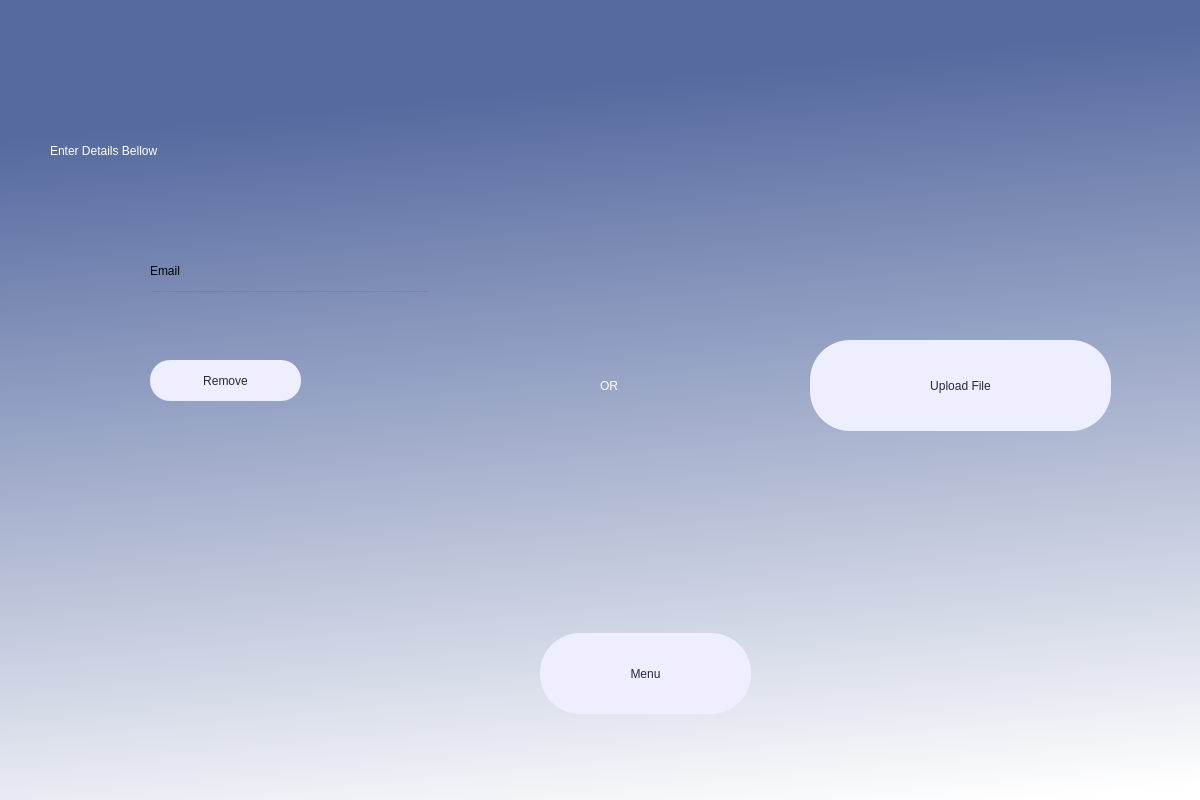
<?xml version="1.0" encoding="UTF-8"?>
<ui version="4.0">
 <class>Dialog</class>
 <widget class="QDialog" name="Dialog">
  <property name="geometry">
   <rect>
    <x>0</x>
    <y>0</y>
    <width>1200</width>
    <height>800</height>
   </rect>
  </property>
  <property name="windowTitle">
   <string>Dialog</string>
  </property>
  <property name="styleSheet">
   <string notr="true"/>
  </property>
  <widget class="QWidget" name="widget" native="true">
   <property name="geometry">
    <rect>
     <x>0</x>
     <y>0</y>
     <width>1200</width>
     <height>800</height>
    </rect>
   </property>
   <property name="styleSheet">
    <string notr="true">QWidget#widget{
background-color: qlineargradient(spread:pad, x1:0.742, y1:0.0679545, x2:0.877, y2:1, stop:0 rgba(86, 106, 160, 255), stop:1 rgba(255, 255, 255, 255));}</string>
   </property>
   <widget class="QLabel" name="label_4">
    <property name="geometry">
     <rect>
      <x>50</x>
      <y>80</y>
      <width>521</width>
      <height>141</height>
     </rect>
    </property>
    <property name="styleSheet">
     <string notr="true">font: 75 30pt &quot;Times New Roman&quot;;color:rgb(255, 255, 255);
border-radius: 40px;</string>
    </property>
    <property name="text">
     <string>Enter Details Bellow</string>
    </property>
   </widget>
   <widget class="QLabel" name="label_5">
    <property name="geometry">
     <rect>
      <x>150</x>
      <y>260</y>
      <width>141</width>
      <height>21</height>
     </rect>
    </property>
    <property name="styleSheet">
     <string notr="true">backgroud-color: none;</string>
    </property>
    <property name="text">
     <string>Email</string>
    </property>
   </widget>
   <widget class="QPushButton" name="remove">
    <property name="geometry">
     <rect>
      <x>150</x>
      <y>360</y>
      <width>151</width>
      <height>41</height>
     </rect>
    </property>
    <property name="styleSheet">
     <string notr="true">background-color: rgb(237, 238, 255);
font: 15pt &quot;Times New Roman&quot;;color:rgb(40, 39, 54);
border-radius: 20px;</string>
    </property>
    <property name="text">
     <string>Remove</string>
    </property>
   </widget>
   <widget class="QLabel" name="error">
    <property name="geometry">
     <rect>
      <x>150</x>
      <y>500</y>
      <width>601</width>
      <height>21</height>
     </rect>
    </property>
    <property name="styleSheet">
     <string notr="true">font: 9pt &quot;Times New Roman&quot;;color: rgb(170, 0, 0);</string>
    </property>
    <property name="text">
     <string/>
    </property>
   </widget>
   <widget class="QLineEdit" name="emailfield">
    <property name="geometry">
     <rect>
      <x>150</x>
      <y>290</y>
      <width>281</width>
      <height>41</height>
     </rect>
    </property>
    <property name="styleSheet">
     <string notr="true">background-color: transparent;</string>
    </property>
   </widget>
   <widget class="QPushButton" name="menu">
    <property name="geometry">
     <rect>
      <x>540</x>
      <y>633</y>
      <width>211</width>
      <height>81</height>
     </rect>
    </property>
    <property name="styleSheet">
     <string notr="true">background-color: rgb(237, 238, 255);
border-radius: 40px;
font: 20pt &quot;Times New Roman&quot;;color:rgb(40, 39, 54)</string>
    </property>
    <property name="text">
     <string>Menu</string>
    </property>
   </widget>
   <widget class="QLabel" name="label_7">
    <property name="geometry">
     <rect>
      <x>600</x>
      <y>320</y>
      <width>141</width>
      <height>131</height>
     </rect>
    </property>
    <property name="styleSheet">
     <string notr="true">font: 75 30pt &quot;Times New Roman&quot;;color:rgb(255, 255, 255);
border-radius: 40px;</string>
    </property>
    <property name="text">
     <string>OR</string>
    </property>
   </widget>
   <widget class="QPushButton" name="upload">
    <property name="geometry">
     <rect>
      <x>810</x>
      <y>340</y>
      <width>301</width>
      <height>91</height>
     </rect>
    </property>
    <property name="styleSheet">
     <string notr="true">background-color: rgb(237, 238, 255);
border-radius: 40px;
font: 20pt &quot;Times New Roman&quot;;color:rgb(40, 39, 54)</string>
    </property>
    <property name="text">
     <string>Upload File</string>
    </property>
   </widget>
  </widget>
 </widget>
 <resources/>
 <connections/>
</ui>
